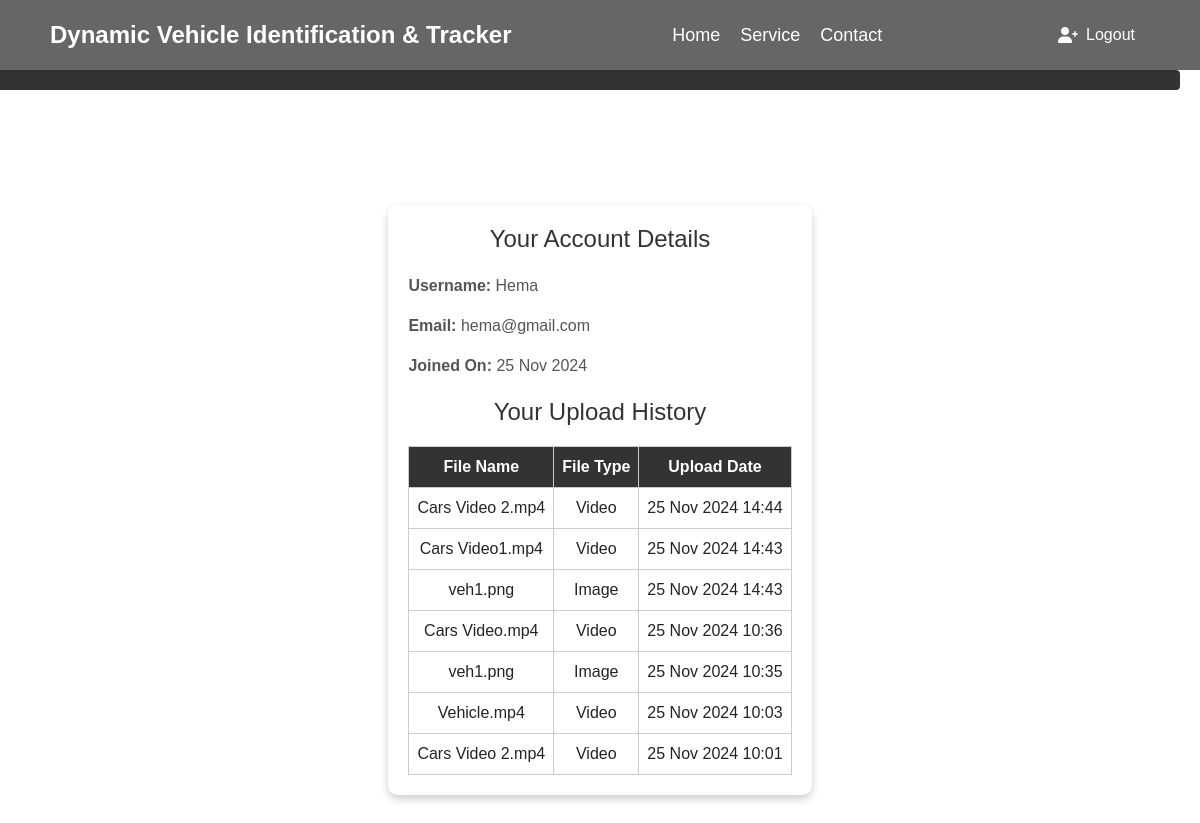
Page /account/ (signed in) on the committed database.
### detection/models.py (models this page shows, shortened)
class UploadHistory(models.Model):
    user = models.ForeignKey(User, on_delete=models.CASCADE)
    file_name = models.CharField(max_length=255)
    file_type = models.CharField(max_length=50)
    upload_date = models.DateTimeField(auto_now_add=True)
    detected_plate_numbers = models.TextField()  # Add this if not present
    detected_states = models.TextField()        # For state info (optional)

### detection/views.py (the view)
# urls.py: path('account/', views.account_details_view, name='account_details'),
@login_required(login_url='/login/')
def account_details_view(request):
    user = request.user
    upload_history = UploadHistory.objects.filter(user=user).order_by('-upload_date')
    return render(request, 'detection/account_details.html', {
        'user': user,
        'upload_history': upload_history
    })

### detection/templates/detection/account_details.html (shortened to what this page needs)
{% extends 'detection/base1.html' %}
{% block content %}
{% load tz %}
<div class="messages">
</div>
<div class="upload-container">
    <div class="upload-box">
        <h1>Your Account Details</h1>
        <div class="user-details">
            <p><strong>Username:</strong> {{ user.username }}</p>
            <p><strong>Email:</strong> {{ user.email }}</p>
            <p><strong>Joined On:</strong> {{ user.date_joined|date:"d M Y" }}</p>
        </div>
        <h2>Your Upload History</h2>
        {% if upload_history %}
        {% load tz %}
            <table>
                <thead>
                    <tr>
                        <th>File Name</th>
                        <th>File Type</th>
                        <th>Upload Date</th>
                    </tr>
                </thead>
                <tbody>
                    {% for upload in upload_history %}
                        <tr>
                            <td>{{ upload.file_name }}</td>
                            <td>{{ upload.file_type }}</td>
                            <td>{% timezone "Asia/Kolkata" %}{{ upload.upload_date|date:"d M Y H:i" }}{% endtimezone %}</td>
                        </tr>
                    {% empty %}
                        <tr>
                            <td colspan="5">No search history available.</td>
                        </tr>
                    {% endfor %}
                </tbody>
            </table>
        {% else %}
            <p>No upload history found.</p>
        {% endif %}
    </div>
</div>
{% endblock %}

### detection/templates/detection/base1.html (shortened to what this page needs)
{% load static %}
<!DOCTYPE html>
<html lang="en">
<head>
    {% load bootstrap5 %}
    {% bootstrap_css %}
    <link rel="stylesheet" href="https://cdnjs.cloudflare.com/ajax/libs/font-awesome/6.0.0-beta3/css/all.min.css">
</head>
<body>
    <div class="navbar">
        <div class="logo">Dynamic Vehicle Identification & Tracker</div>
        <ul class="nav-links">
            <li><a href="/home/">Home</a></li>
            <li><a href="/service/">Service</a></li>
            <li><a href="/contact/">Contact</a></li>
        </ul>
        <div class="auth-buttons">
            <a href="{% url 'logout' %}" class="login-btn">
                <i class="fas fa-user-plus"></i> Logout
            </a>
        </div>
    </div>
    <div class="main-content">
        {% block content %}
        {% endblock %}
    </div>
</body>
</html>

### detection/templates/detection/base1.html (style rules this page uses)
* { margin: 0; padding: 0; box-sizing: border-box; font-family: Arial, sans-serif; }
body { background: url('https://img.freepik.com/fotos-premium/trafico-nocturno-carretera-shanghai-china_1026019-17276.jpg?w=1060') no-repeat center center fixed; background-size: cover; display: flex; flex-direction: column; min-height: 100vh; justify-content: center; margin: 0; }
.navbar { position: absolute; top: 0; width: 100%; background-color: rgba(0, 0, 0, 0.6); padding: 15px 50px; display: flex; justify-content: space-between; align-items: center; border: none; border-bottom: 0 solid transparent; box-shadow: none; margin: 0; }
.navbar * { margin: 0; padding: 0; border: 0 solid transparent !important; box-shadow: none !important; background-color: transparent !important; }
.logo { color: white; font-size: 24px; font-weight: bold; }
.nav-links { list-style-type: none; display: flex; gap: 20px; }
.nav-links li a { color: white; text-decoration: none; font-size: 18px; }
.auth-buttons { display: flex; gap: 15px; }
.login-btn { display: flex; align-items: center; gap: 8px; background-color: transparent; border: 2px solid white; color: white; padding: 8px 15px; font-size: 16px; cursor: pointer; border-radius: 4px; text-decoration: none; }
.main-content { margin-top: 100px; display: flex; align-items: center; justify-content: center; flex-grow: 1; text-align: center; }
.messages { position: absolute; top: 60px; right: 20px; background-color: #333; color: white; padding: 10px; border-radius: 4px; list-style-type: none; }

### detection/templates/detection/account_details.html (style rules this page uses)
.upload-container { display: flex; align-items: center; justify-content: center; height: 100vh; }
.upload-box { background-color: rgba(255, 255, 255, 0.9); width: 110%; max-width: 800px; padding: 20px; border-radius: 10px; box-shadow: 0 4px 8px rgba(0, 0, 0, 0.2); text-align: center; }
h1, h2 { font-size: 24px; margin-bottom: 20px; color: #333; }
.user-details { margin-bottom: 20px; text-align: left; font-size: 16px; color: #555; }
table { width: 100%; border-collapse: collapse; margin-top: 20px; }
th, td { border: 1px solid #ccc; text-align: center; padding: 8px; }
th { background-color: #333; color: white; }
.messages { width: 100%; display: flex; justify-content: center; margin-top: 10px; }

### rows in the picture
UploadHistory: file_name "Cars Video 2.mp4", file_type "Video", upload_date "25 Nov 2024 14:44"
UploadHistory: file_name "Cars Video1.mp4", file_type "Video", upload_date "25 Nov 2024 14:43"
UploadHistory: file_name "veh1.png", file_type "Image", upload_date "25 Nov 2024 14:43"
UploadHistory: file_name "Cars Video.mp4", file_type "Video", upload_date "25 Nov 2024 10:36"
UploadHistory: file_name "veh1.png", file_type "Image", upload_date "25 Nov 2024 10:35"
UploadHistory: file_name "Vehicle.mp4", file_type "Video", upload_date "25 Nov 2024 10:03"
UploadHistory: file_name "Cars Video 2.mp4", file_type "Video", upload_date "25 Nov 2024 10:01"

### other values in the picture
{{ user.username }} "Hema"
{{ user.email }} "hema@gmail.com"
{{ user.date_joined|date:"d M Y" }} "25 Nov 2024"
